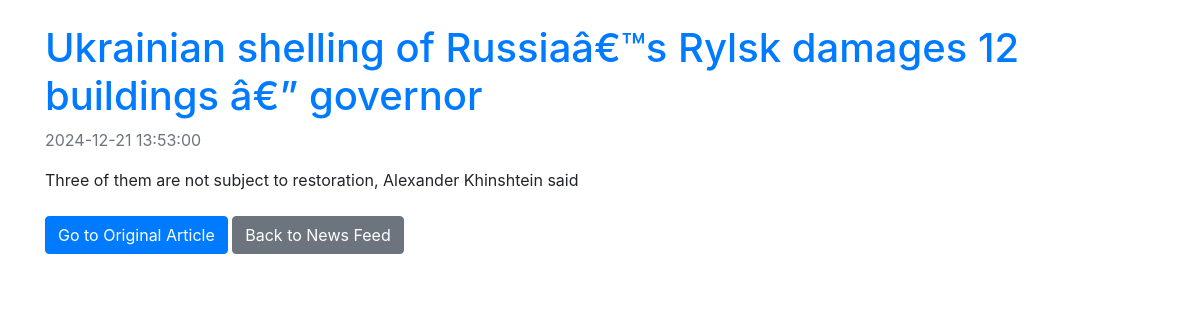
The page /app/details.php?id=2 on the database its author committed.
### tables this page shows
CREATE TABLE `news` (
  `id` int(11) NOT NULL AUTO_INCREMENT,
  `title` varchar(255) NOT NULL,
  `content` text NOT NULL,
  `category` varchar(50) NOT NULL,
  `url` varchar(255) NOT NULL,
  `published_at` datetime NOT NULL,
  PRIMARY KEY (`id`),
  UNIQUE KEY `unique_news` (`title`,`url`,`published_at`)
);

### app/details.php (the view, shortened to what this page needs)
<?php
$host = 'vulnerable';
$user = 'root';
$pass = 'root';
$dbname = 'php_project';
$conn = new mysqli($host, $user, $pass, $dbname);
$id = isset($_GET['id']) ? (int)$_GET['id'] : 0;
$query = "SELECT * FROM news WHERE id = $id";
$result = $conn->query($query);
if ($result && $result->num_rows > 0) {
  $news = $result->fetch_assoc();
} else {
  die("News not found.");
}
?>
<!DOCTYPE html>
<html lang="en">
<head>
  <link href="https://maxcdn.bootstrapcdn.com/bootstrap/4.5.2/css/bootstrap.min.css" rel="stylesheet">
</head>
<body>
<div class="container mt-4">
  <h1 class="text-primary"><?= htmlspecialchars($news['title']); ?></h1>
  <p class="text-muted"><?= htmlspecialchars($news['published_at']); ?></p>
  <div class="mb-4">
    <p><?= nl2br(htmlspecialchars($news['content'])); ?></p>
  </div>
  <a href="<?= htmlspecialchars($news['url']); ?>" target="_blank" class="btn btn-primary">Go to Original Article</a>
  <a href="index.php" class="btn btn-secondary">Back to News Feed</a>
</div>
</body>
</html>

### rows shown on the page
news: title "Ukrainian shelling of Russiaâ€™s Rylsk damages 12 buildings â€” governor", published_at "2024-12-21 13:53:00", content "Three of them are not subject to restoration, Alexander Khinshtein said"
